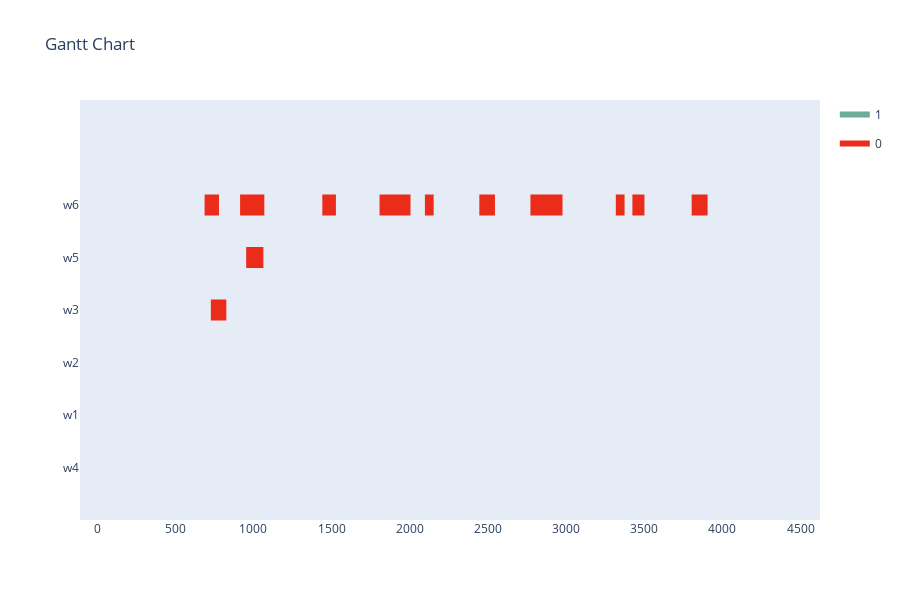

Write notebook code for a chart like this one.
### Code cell
earliest_time_slot = 0
last_time_slot = 5000
operations = []

def get_alternative_tasks(task_id):
    task = env.get_task(task_id)
    tasks = env.tasks
    alternatives = []
    for t in tasks:
        if task.result_resources[0][0] == t.result_resources[0][0] and t not in alternatives and t.id != task_id:
            alternatives.append(t)
    return alternatives

def mutation_function(offsprings, ga_instance):
    for offspring in offsprings:
        for i in range(len(operations)):
            if random.random() < 1 / len(operations):
                task = offspring[i*3]
                alternatives = get_alternative_tasks(task)
                offspring[i*3] = random.choice(alternatives).id
                offspring[i*3+1] = random.choice(env.get_valid_workstations(offspring[i*3])).id
                offspring[i*3+2] = random.randint(earliest_time_slot, last_time_slot)
    return offsprings

def fitness_function(solution, solution_idx):
    fitness = 0
    if feasible(solution):
        min = float('inf')
        max = -float('inf')
        i = 0
        for gene in solution:
            if i == 2:
                if gene < min:
                    min = gene
                duration = env.get_duration(solution[i-2], solution[i-1])
                if gene + duration > max:
                    max = gene + duration
            i += 1
            if i > 2:
                i = 0
        fitness += abs(max - min)
    else:
        fitness = 2 * last_time_slot
    return -fitness

for order in orders_model:
    for resource in order.resources:
        recipe = resource.recipes[0] # just use recipe 0 for now
        recipe_tasks = env.get_all_tasks_for_recipe(recipe.id)
        results = dict()
        for task in recipe_tasks:
            if task.result_resources[0][0] not in results:
                results[task.result_resources[0][0]] = []
            results[task.result_resources[0][0]].append(task)
        for key in results:
            operations.append(random.choice(results[key]).id)
assignments = []
for operation in operations:
    workstation = env.get_valid_workstations(operation)
    assignments.append(operation)
    assignments.append(random.choice(workstation).id)
    assignments.append(random.randint(earliest_time_slot, last_time_slot))

num_genes = len(assignments) * 3
num_generations = 1000
num_parents_mating = 25
sol_per_pop = 50
init_range_low = 0
init_range_high = last_time_slot
parent_selection_type = 'rws'
keep_parents = 1
crossover_type = 'two_points'
mutation_type = mutation_function
mutation_percentage_genes = 10
fitness_func = fitness_function
gene_type = int
ga_instance = pygad.GA(num_generations=num_generations, num_parents_mating=num_parents_mating, fitness_func=fitness_func, sol_per_pop=sol_per_pop, num_genes=num_genes, init_range_low=init_range_low, init_range_high=init_range_high, parent_selection_type=parent_selection_type, keep_parents=keep_parents, crossover_type=crossover_type, mutation_type=mutation_type, mutation_percent_genes=mutation_percentage_genes, gene_type=gene_type, gene_space=gene_space)
ga_instance.run()
solution, solution_fitness, solution_idx = ga_instance.best_solution()
print("Parameters of the best solution : {solution}".format(solution=solution))
print("Fitness value of the best solution = {solution_fitness}".format(solution_fitness=solution_fitness))

workstation_assignments = reformat_pygad_result(solution, orders, env)
visualize(workstation_assignments, [], [], [], num_generations+1)

### Figure 1 — Plotly figure (JSON) as saved in the notebook; plotly's stock layout.template omitted (floating-point values rounded to 4 significant figures; data arrays with more than 128 entries replaced by an {"elided": "..."} marker saying what was removed)
{"data": [{"fill": "toself", "fillcolor": "rgb(107, 172, 155)", "hoverinfo": "name", "legendgroup": "rgb(107, 172, 155)", "mode": "none", "name": "1", "type": "scatter", "x": [2402, 2402, 2402, 2402, 2402, 3299, 3299, 3299, 3299, 3299, 665, 665, 665, 665, 665, 1171, 1171, 1171, 1171, 1171, 2683, 2683, 2683, 2683, 2683, 3016, 3016, 3016, 3016, 3016, 3159, 3159, 3159, 3159, 3159, 4323, 4323, 4323, 4323, 4323, 3695, 3695, 3695, 3695, 3695, 4368, 4368, 4368, 4368, 4368, 4102, 4102, 4102, 4102, 4102, 147, 147, 147, 147, 147, 2576, 2576, 2576, 2576, 2576, 3981, 3981, 3981, 3981, 3981, 2553, 2553, 2553, 2553, 2553, 1101, 1101, 1101, 1101, 1101, 2512, 2512, 2512, 2512, 2512, 3355, 3355, 3355, 3355], "y": [3.8, 3.8, 4.2, 4.2, null, 3.8, 3.8, 4.2, 4.2, null, 2.8, 2.8, 3.2, 3.2, null, 2.8, 2.8, 3.2, 3.2, null, 1.8, 1.8, 2.2, 2.2, null, 1.8, 1.8, 2.2, 2.2, null, 1.8, 1.8, 2.2, 2.2, null, 1.8, 1.8, 2.2, 2.2, null, 1.8, 1.8, 2.2, 2.2, null, 0.8, 0.8, 1.2, 1.2, null, 0.8, 0.8, 1.2, 1.2, null, 0.8, 0.8, 1.2, 1.2, null, 0.8, 0.8, 1.2, 1.2, null, 0.8, 0.8, 1.2, 1.2, null, 0.8, 0.8, 1.2, 1.2, null, -0.2, -0.2, 0.2, 0.2, null, -0.2, -0.2, 0.2, 0.2, null, -0.2, -0.2, 0.2, 0.2]}, {"fill": "toself", "fillcolor": "rgb(235, 44, 27)", "hoverinfo": "name", "legendgroup": "rgb(235, 44, 27)", "mode": "none", "name": "0", "type": "scatter", "x": {"elided": "134 int values"}, "y": {"elided": "134 float values"}}, {"legendgroup": "rgb(107, 172, 155)", "marker": {"color": "rgb(107, 172, 155)", "opacity": 0, "size": 1}, "mode": "markers", "name": "", "showlegend": false, "text": [null, null, null, null, null, null, null, null, null, null, null, null, null, null, null, null, null, null, null, null, null, null, null, null, null, null, null, null, null, null, null, null, null, null, null, null], "type": "scatter", "x": [2402, 2402, 3299, 3299, 665, 665, 1171, 1171, 2683, 2683, 3016, 3016, 3159, 3159, 4323, 4323, 3695, 3695, 4368, 4368, 4102, 4102, 147, 147, 2576, 2576, 3981, 3981, 2553, 2553, 1101, 1101, 2512, 2512, 3355, 3355], "y": [4, 4, 4, 4, 3, 3, 3, 3, 2, 2, 2, 2, 2, 2, 2, 2, 2, 2, 1, 1, 1, 1, 1, 1, 1, 1, 1, 1, 1, 1, 0, 0, 0, 0, 0, 0]}, {"legendgroup": "rgb(235, 44, 27)", "marker": {"color": "rgb(235, 44, 27)", "opacity": 0, "size": 1}, "mode": "markers", "name": "", "showlegend": false, "text": [null, null, null, null, null, null, null, null, null, null, null, null, null, null, null, null, null, null, null, null, null, null, null, null, null, null, null, null, null, null, null, null, null, null, null, null, null, null, null, null, null, null, null, null, null, null, null, null, null, null, null, null, null, null], "type": "scatter", "x": [688, 780, 915, 1070, 1807, 1997, 2772, 2860, 2097, 2153, 1441, 1528, 3318, 3374, 2827, 2977, 2445, 2545, 3817, 3905, 1885, 2005, 3424, 3501, 3803, 3879, 954, 1064, 3668, 3668, 1169, 1169, 728, 827, 2286, 2286, 867, 867, 3159, 3159, 887, 887, 1507, 1507, 4020, 4020, 425, 425, 1334, 1334, 868, 868, 1406, 1406], "y": [5, 5, 5, 5, 5, 5, 5, 5, 5, 5, 5, 5, 5, 5, 5, 5, 5, 5, 5, 5, 5, 5, 5, 5, 5, 5, 4, 4, 4, 4, 4, 4, 3, 3, 3, 3, 2, 2, 2, 2, 2, 2, 2, 2, 1, 1, 1, 1, 1, 1, 1, 1, 0, 0]}], "layout": {"height": 600, "hovermode": "closest", "showlegend": true, "title": {"text": "Gantt Chart"}, "xaxis": {"rangeselector": {"buttons": [{"count": 7, "label": "1w", "step": "day", "stepmode": "backward"}, {"count": 1, "label": "1m", "step": "month", "stepmode": "backward"}, {"count": 6, "label": "6m", "step": "month", "stepmode": "backward"}, {"count": 1, "label": "YTD", "step": "year", "stepmode": "todate"}, {"count": 1, "label": "1y", "step": "year", "stepmode": "backward"}, {"step": "all"}]}, "showgrid": false, "type": "linear", "zeroline": false}, "yaxis": {"autorange": false, "range": [-1, 7], "showgrid": false, "ticktext": ["w4", "w1", "w2", "w3", "w5", "w6"], "tickvals": [0, 1, 2, 3, 4, 5], "zeroline": false}}}
